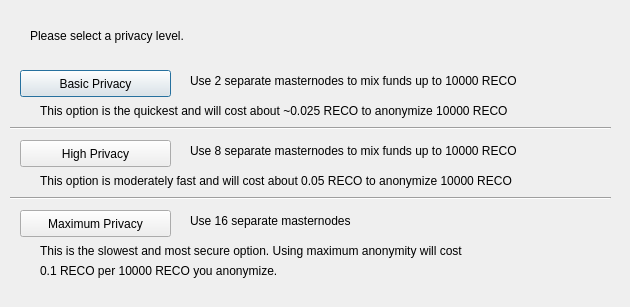
<?xml version="1.0" encoding="UTF-8"?>
<ui version="4.0">
 <class>ObfuscationConfig</class>
 <widget class="QDialog" name="ObfuscationConfig">
  <property name="geometry">
   <rect>
    <x>0</x>
    <y>0</y>
    <width>630</width>
    <height>307</height>
   </rect>
  </property>
  <property name="windowTitle">
   <string>Configure Obfuscation</string>
  </property>
  <widget class="QPushButton" name="buttonBasic">
   <property name="geometry">
    <rect>
     <x>20</x>
     <y>70</y>
     <width>151</width>
     <height>27</height>
    </rect>
   </property>
   <property name="text">
    <string>Basic Privacy</string>
   </property>
  </widget>
  <widget class="QPushButton" name="buttonHigh">
   <property name="geometry">
    <rect>
     <x>20</x>
     <y>140</y>
     <width>151</width>
     <height>27</height>
    </rect>
   </property>
   <property name="text">
    <string>High Privacy</string>
   </property>
  </widget>
  <widget class="QPushButton" name="buttonMax">
   <property name="geometry">
    <rect>
     <x>20</x>
     <y>210</y>
     <width>151</width>
     <height>27</height>
    </rect>
   </property>
   <property name="text">
    <string>Maximum Privacy</string>
   </property>
  </widget>
  <widget class="QLabel" name="label">
   <property name="geometry">
    <rect>
     <x>30</x>
     <y>20</y>
     <width>571</width>
     <height>31</height>
    </rect>
   </property>
   <property name="text">
    <string>Please select a privacy level.</string>
   </property>
  </widget>
  <widget class="QLabel" name="label_2">
   <property name="geometry">
    <rect>
     <x>190</x>
     <y>70</y>
     <width>421</width>
     <height>21</height>
    </rect>
   </property>
   <property name="text">
    <string>Use 2 separate masternodes to mix funds up to 10000 RECO</string>
   </property>
  </widget>
  <widget class="QLabel" name="label_3">
   <property name="geometry">
    <rect>
     <x>190</x>
     <y>140</y>
     <width>411</width>
     <height>21</height>
    </rect>
   </property>
   <property name="text">
    <string>Use 8 separate masternodes to mix funds up to 10000 RECO</string>
   </property>
  </widget>
  <widget class="QLabel" name="label_4">
   <property name="geometry">
    <rect>
     <x>190</x>
     <y>210</y>
     <width>421</width>
     <height>21</height>
    </rect>
   </property>
   <property name="text">
    <string>Use 16 separate masternodes</string>
   </property>
  </widget>
  <widget class="QLabel" name="label_6">
   <property name="geometry">
    <rect>
     <x>40</x>
     <y>100</y>
     <width>561</width>
     <height>21</height>
    </rect>
   </property>
   <property name="text">
    <string>This option is the quickest and will cost about ~0.025 RECO to anonymize 10000 RECO</string>
   </property>
  </widget>
  <widget class="QLabel" name="label_7">
   <property name="geometry">
    <rect>
     <x>40</x>
     <y>170</y>
     <width>561</width>
     <height>21</height>
    </rect>
   </property>
   <property name="text">
    <string>This option is moderately fast and will cost about 0.05 RECO to anonymize 10000 RECO</string>
   </property>
  </widget>
  <widget class="QLabel" name="label_8">
   <property name="geometry">
    <rect>
     <x>40</x>
     <y>240</y>
     <width>561</width>
     <height>21</height>
    </rect>
   </property>
   <property name="text">
    <string>This is the slowest and most secure option. Using maximum anonymity will cost</string>
   </property>
  </widget>
  <widget class="QLabel" name="label_9">
   <property name="geometry">
    <rect>
     <x>40</x>
     <y>260</y>
     <width>561</width>
     <height>21</height>
    </rect>
   </property>
   <property name="text">
    <string>0.1 RECO per 10000 RECO you anonymize.</string>
   </property>
  </widget>
  <widget class="Line" name="line">
   <property name="geometry">
    <rect>
     <x>10</x>
     <y>120</y>
     <width>601</width>
     <height>16</height>
    </rect>
   </property>
   <property name="orientation">
    <enum>Qt::Horizontal</enum>
   </property>
  </widget>
  <widget class="Line" name="line_2">
   <property name="geometry">
    <rect>
     <x>10</x>
     <y>190</y>
     <width>601</width>
     <height>16</height>
    </rect>
   </property>
   <property name="orientation">
    <enum>Qt::Horizontal</enum>
   </property>
  </widget>
 </widget>
 <resources/>
 <connections/>
</ui>
